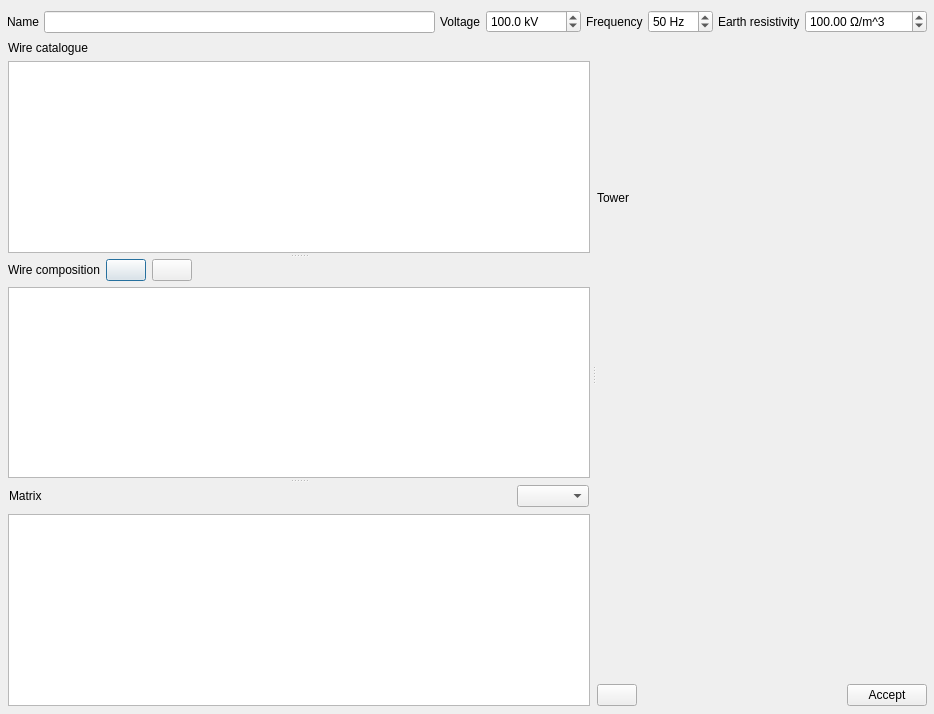
<?xml version="1.0" encoding="UTF-8"?>
<ui version="4.0">
 <class>TowerBuilderDialog</class>
 <widget class="QDialog" name="TowerBuilderDialog">
  <property name="geometry">
   <rect>
    <x>0</x>
    <y>0</y>
    <width>934</width>
    <height>714</height>
   </rect>
  </property>
  <property name="font">
   <font>
    <pointsize>9</pointsize>
   </font>
  </property>
  <property name="windowTitle">
   <string>Tower creation</string>
  </property>
  <layout class="QVBoxLayout" name="verticalLayout_3">
   <property name="spacing">
    <number>1</number>
   </property>
   <property name="leftMargin">
    <number>6</number>
   </property>
   <property name="topMargin">
    <number>6</number>
   </property>
   <property name="rightMargin">
    <number>6</number>
   </property>
   <property name="bottomMargin">
    <number>6</number>
   </property>
   <item>
    <widget class="QFrame" name="frame_6">
     <property name="sizePolicy">
      <sizepolicy hsizetype="Minimum" vsizetype="Minimum">
       <horstretch>0</horstretch>
       <verstretch>0</verstretch>
      </sizepolicy>
     </property>
     <property name="maximumSize">
      <size>
       <width>16777215</width>
       <height>32</height>
      </size>
     </property>
     <property name="frameShape">
      <enum>QFrame::Shape::NoFrame</enum>
     </property>
     <property name="frameShadow">
      <enum>QFrame::Shadow::Plain</enum>
     </property>
     <layout class="QHBoxLayout" name="horizontalLayout_3">
      <property name="spacing">
       <number>5</number>
      </property>
      <property name="leftMargin">
       <number>1</number>
      </property>
      <property name="topMargin">
       <number>1</number>
      </property>
      <property name="rightMargin">
       <number>1</number>
      </property>
      <property name="bottomMargin">
       <number>1</number>
      </property>
      <item>
       <widget class="QLabel" name="label_9">
        <property name="text">
         <string>Name</string>
        </property>
       </widget>
      </item>
      <item>
       <widget class="QLineEdit" name="name_lineEdit"/>
      </item>
      <item>
       <widget class="QLabel" name="label_13">
        <property name="text">
         <string>Voltage</string>
        </property>
       </widget>
      </item>
      <item>
       <widget class="QDoubleSpinBox" name="voltage_doubleSpinBox">
        <property name="suffix">
         <string> kV</string>
        </property>
        <property name="decimals">
         <number>1</number>
        </property>
        <property name="minimum">
         <double>0.100000000000000</double>
        </property>
        <property name="maximum">
         <double>100000000.000000000000000</double>
        </property>
        <property name="value">
         <double>100.000000000000000</double>
        </property>
       </widget>
      </item>
      <item>
       <widget class="QLabel" name="label_8">
        <property name="text">
         <string>Frequency</string>
        </property>
       </widget>
      </item>
      <item>
       <widget class="QDoubleSpinBox" name="frequency_doubleSpinBox">
        <property name="suffix">
         <string> Hz</string>
        </property>
        <property name="decimals">
         <number>0</number>
        </property>
        <property name="value">
         <double>50.000000000000000</double>
        </property>
       </widget>
      </item>
      <item>
       <widget class="QLabel" name="label_11">
        <property name="text">
         <string>Earth resistivity</string>
        </property>
       </widget>
      </item>
      <item>
       <widget class="QDoubleSpinBox" name="rho_doubleSpinBox">
        <property name="suffix">
         <string> Ω/m^3</string>
        </property>
        <property name="maximum">
         <double>9999999.000000000000000</double>
        </property>
        <property name="value">
         <double>100.000000000000000</double>
        </property>
       </widget>
      </item>
     </layout>
    </widget>
   </item>
   <item>
    <widget class="QSplitter" name="main_splitter">
     <property name="orientation">
      <enum>Qt::Orientation::Horizontal</enum>
     </property>
     <widget class="QFrame" name="frame_8">
      <property name="frameShape">
       <enum>QFrame::Shape::NoFrame</enum>
      </property>
      <property name="frameShadow">
       <enum>QFrame::Shadow::Raised</enum>
      </property>
      <layout class="QVBoxLayout" name="verticalLayout_2">
       <property name="leftMargin">
        <number>1</number>
       </property>
       <property name="topMargin">
        <number>1</number>
       </property>
       <property name="rightMargin">
        <number>1</number>
       </property>
       <property name="bottomMargin">
        <number>1</number>
       </property>
       <item>
        <widget class="QSplitter" name="splitter">
         <property name="orientation">
          <enum>Qt::Orientation::Vertical</enum>
         </property>
         <widget class="QFrame" name="frame_3">
          <property name="frameShape">
           <enum>QFrame::Shape::NoFrame</enum>
          </property>
          <property name="frameShadow">
           <enum>QFrame::Shadow::Raised</enum>
          </property>
          <layout class="QVBoxLayout" name="verticalLayout_8">
           <property name="leftMargin">
            <number>1</number>
           </property>
           <property name="topMargin">
            <number>1</number>
           </property>
           <property name="rightMargin">
            <number>1</number>
           </property>
           <property name="bottomMargin">
            <number>1</number>
           </property>
           <item>
            <widget class="QLabel" name="label_12">
             <property name="text">
              <string>Wire catalogue</string>
             </property>
            </widget>
           </item>
           <item>
            <widget class="QTableView" name="wires_tableView"/>
           </item>
          </layout>
         </widget>
         <widget class="QFrame" name="frame_4">
          <property name="frameShape">
           <enum>QFrame::Shape::NoFrame</enum>
          </property>
          <property name="frameShadow">
           <enum>QFrame::Shadow::Raised</enum>
          </property>
          <layout class="QVBoxLayout" name="verticalLayout_4">
           <property name="leftMargin">
            <number>1</number>
           </property>
           <property name="topMargin">
            <number>1</number>
           </property>
           <property name="rightMargin">
            <number>1</number>
           </property>
           <property name="bottomMargin">
            <number>1</number>
           </property>
           <item>
            <widget class="QFrame" name="frame">
             <property name="frameShape">
              <enum>QFrame::Shape::NoFrame</enum>
             </property>
             <property name="frameShadow">
              <enum>QFrame::Shadow::Raised</enum>
             </property>
             <layout class="QHBoxLayout" name="horizontalLayout_2">
              <property name="leftMargin">
               <number>0</number>
              </property>
              <property name="topMargin">
               <number>0</number>
              </property>
              <property name="rightMargin">
               <number>0</number>
              </property>
              <property name="bottomMargin">
               <number>0</number>
              </property>
              <item>
               <widget class="QLabel" name="label_10">
                <property name="text">
                 <string>Wire composition</string>
                </property>
               </widget>
              </item>
              <item>
               <widget class="QPushButton" name="add_to_tower_pushButton">
                <property name="toolTip">
                 <string>Add wire</string>
                </property>
                <property name="text">
                 <string/>
                </property>
                <property name="icon">
                 <iconset resource="icons.qrc">
                  <normaloff>:/Icons/icons/plus.png</normaloff>:/Icons/icons/plus.png</iconset>
                </property>
               </widget>
              </item>
              <item>
               <widget class="QPushButton" name="delete_from_tower_pushButton">
                <property name="toolTip">
                 <string>Delete wire</string>
                </property>
                <property name="text">
                 <string/>
                </property>
                <property name="icon">
                 <iconset resource="icons.qrc">
                  <normaloff>:/Icons/icons/minus.png</normaloff>:/Icons/icons/minus.png</iconset>
                </property>
               </widget>
              </item>
              <item>
               <spacer name="horizontalSpacer">
                <property name="orientation">
                 <enum>Qt::Orientation::Horizontal</enum>
                </property>
                <property name="sizeHint" stdset="0">
                 <size>
                  <width>40</width>
                  <height>20</height>
                 </size>
                </property>
               </spacer>
              </item>
             </layout>
            </widget>
           </item>
           <item>
            <widget class="QTableView" name="tower_tableView"/>
           </item>
          </layout>
         </widget>
         <widget class="QFrame" name="frame_2">
          <property name="frameShape">
           <enum>QFrame::Shape::NoFrame</enum>
          </property>
          <property name="frameShadow">
           <enum>QFrame::Shadow::Raised</enum>
          </property>
          <layout class="QVBoxLayout" name="verticalLayout">
           <property name="leftMargin">
            <number>1</number>
           </property>
           <property name="topMargin">
            <number>1</number>
           </property>
           <property name="rightMargin">
            <number>1</number>
           </property>
           <property name="bottomMargin">
            <number>1</number>
           </property>
           <item>
            <widget class="QFrame" name="frame_7">
             <property name="frameShape">
              <enum>QFrame::Shape::NoFrame</enum>
             </property>
             <property name="frameShadow">
              <enum>QFrame::Shadow::Raised</enum>
             </property>
             <layout class="QHBoxLayout" name="horizontalLayout_4">
              <property name="leftMargin">
               <number>1</number>
              </property>
              <property name="topMargin">
               <number>1</number>
              </property>
              <property name="rightMargin">
               <number>1</number>
              </property>
              <property name="bottomMargin">
               <number>1</number>
              </property>
              <item>
               <widget class="QLabel" name="label">
                <property name="text">
                 <string>Matrix</string>
                </property>
               </widget>
              </item>
              <item>
               <spacer name="horizontalSpacer_3">
                <property name="orientation">
                 <enum>Qt::Orientation::Horizontal</enum>
                </property>
                <property name="sizeHint" stdset="0">
                 <size>
                  <width>40</width>
                  <height>20</height>
                 </size>
                </property>
               </spacer>
              </item>
              <item>
               <widget class="QComboBox" name="matrixViewComboBox"/>
              </item>
             </layout>
            </widget>
           </item>
           <item>
            <widget class="QTableView" name="matrixTableView"/>
           </item>
          </layout>
         </widget>
        </widget>
       </item>
      </layout>
     </widget>
     <widget class="QFrame" name="PlotFrame">
      <property name="frameShape">
       <enum>QFrame::Shape::NoFrame</enum>
      </property>
      <property name="frameShadow">
       <enum>QFrame::Shadow::Raised</enum>
      </property>
      <layout class="QVBoxLayout" name="verticalLayout_7">
       <property name="leftMargin">
        <number>1</number>
       </property>
       <property name="topMargin">
        <number>1</number>
       </property>
       <property name="rightMargin">
        <number>1</number>
       </property>
       <property name="bottomMargin">
        <number>1</number>
       </property>
       <item>
        <widget class="QLabel" name="label_4">
         <property name="text">
          <string>Tower</string>
         </property>
        </widget>
       </item>
       <item>
        <widget class="MatplotlibWidget" name="plotwidget" native="true"/>
       </item>
       <item>
        <widget class="QFrame" name="frame_9">
         <property name="maximumSize">
          <size>
           <width>16777215</width>
           <height>24</height>
          </size>
         </property>
         <property name="frameShape">
          <enum>QFrame::Shape::NoFrame</enum>
         </property>
         <property name="frameShadow">
          <enum>QFrame::Shadow::Raised</enum>
         </property>
         <layout class="QHBoxLayout" name="horizontalLayout_5">
          <property name="leftMargin">
           <number>0</number>
          </property>
          <property name="topMargin">
           <number>0</number>
          </property>
          <property name="rightMargin">
           <number>0</number>
          </property>
          <property name="bottomMargin">
           <number>0</number>
          </property>
          <item>
           <widget class="QPushButton" name="compute_pushButton">
            <property name="toolTip">
             <string>Compute matrices</string>
            </property>
            <property name="text">
             <string/>
            </property>
            <property name="icon">
             <iconset resource="icons.qrc">
              <normaloff>:/Icons/icons/calc.png</normaloff>:/Icons/icons/calc.png</iconset>
            </property>
            <property name="iconSize">
             <size>
              <width>16</width>
              <height>16</height>
             </size>
            </property>
           </widget>
          </item>
          <item>
           <spacer name="horizontalSpacer_4">
            <property name="orientation">
             <enum>Qt::Orientation::Horizontal</enum>
            </property>
            <property name="sizeHint" stdset="0">
             <size>
              <width>19</width>
              <height>19</height>
             </size>
            </property>
           </spacer>
          </item>
          <item>
           <widget class="QPushButton" name="acceptButton">
            <property name="text">
             <string>Accept</string>
            </property>
           </widget>
          </item>
         </layout>
        </widget>
       </item>
      </layout>
     </widget>
    </widget>
   </item>
  </layout>
 </widget>
 <customwidgets>
  <customwidget>
   <class>MatplotlibWidget</class>
   <extends>QWidget</extends>
   <header>.matplotlibwidget</header>
   <container>1</container>
  </customwidget>
 </customwidgets>
 <resources>
  <include location="icons.qrc"/>
 </resources>
 <connections/>
</ui>
